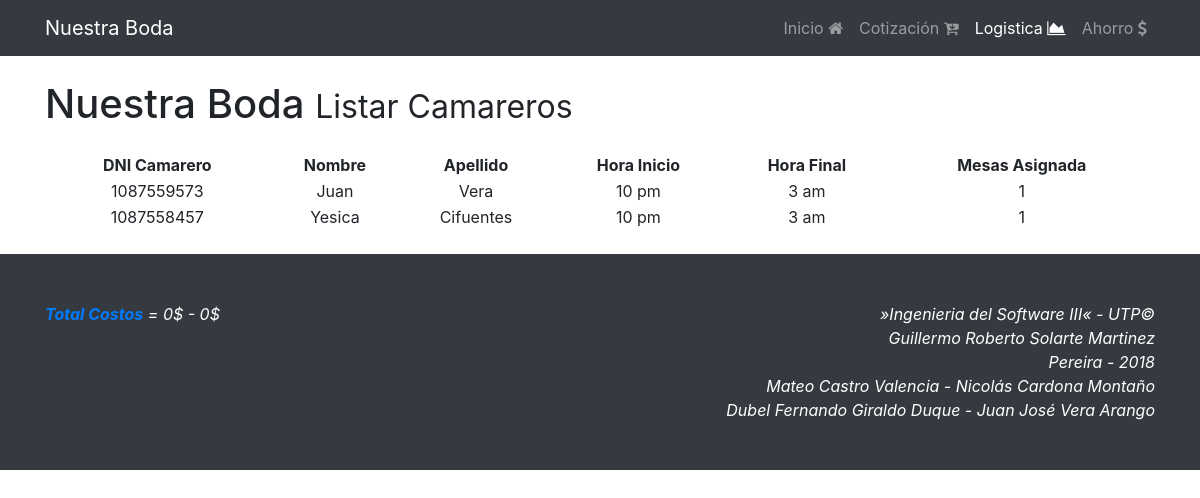
Before: /logistica/listar_camareros with the older database file.
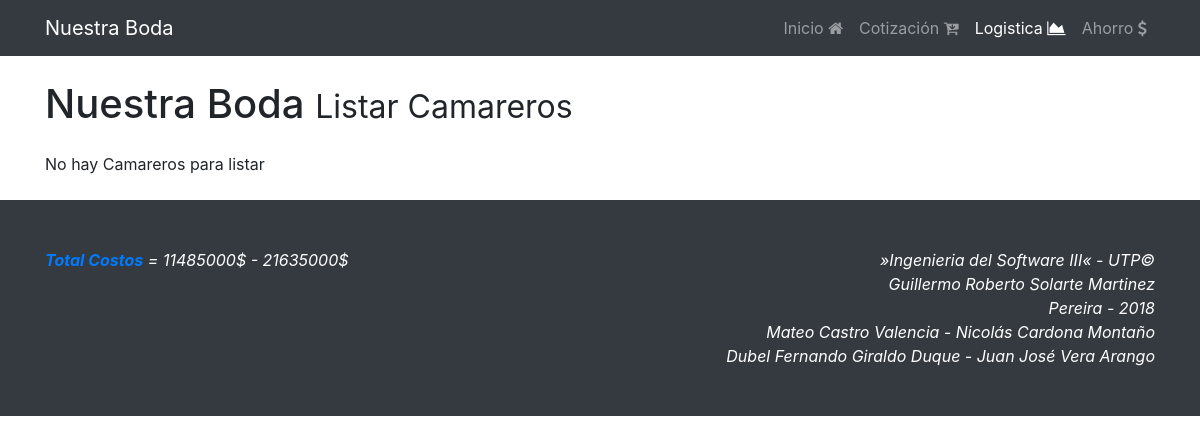
After: the same page with the newer database file.
### app/models.py (models this page shows, shortened)
class Camarero(models.Model):
	DNI = models.CharField(max_length=50, primary_key=True)
	nombre = models.CharField(max_length=50)
	apellido = models.CharField(max_length=50)
	inicio = models.CharField(max_length=50)
	final = models.CharField(max_length=50)
	mesa = models.ManyToManyField("Mesa")

### app/views.py (the view)
# urls.py: path('logistica/listar_camareros', views.listar_camareros, name='listar_camareros'),
def listar_camareros(request):
	bodas = Boda.objects.all()
	if bodas:
		boda = Boda.objects.all()[0]
		costos = "{}$ - {}$".format(boda.costo_bajo, boda.costo_alto)
	else:
		costos = "No hay registro de boda"
	lista = Camarero.objects.all()
	camareros = []
	for l in lista:
		camarero = {}
		camarero["DNI"] = l.DNI
		camarero["nombre"] = l.nombre
		camarero["apellido"] = l.apellido
		camarero["inicio"] = l.inicio
		camarero["final"] = l.final
		ms = Camarero.objects.values("mesa").filter(DNI = l.DNI)
		mesas = []
		for m in ms:
			mesas.append(str(m["mesa"]))
		camarero["mesa"] = '-'.join(mesas)
		camareros.append(camarero)
	mode = True
	if not len(camareros):
		msg = "No hay Camareros para listar"
		mode = False
	else:
		msg = ""
	context = {
		'costos' : costos,
		'camareros' : camareros,
		'mode' : mode,
		'msg' : msg
	}
	return render(request, 'listar_camareros.html', context)

### templates/listar_camareros.html (shortened to what this page needs)
{% extends "base.html" %}
{% load static %}
{% block active_log %}<li class="nav-item active">{% endblock %}
{% block jumbotrom %}Listar Camareros{% endblock %}
{% block container %}
{{msg}}
{% if mode %}
	<table style="width:100%" class="text-center">
  	<tr>
	    <th>DNI Camarero</th>
	    <th>Nombre</th>
	    <th>Apellido</th>
	    <th>Hora Inicio</th>
	    <th>Hora Final</th>
	    <th>Mesas Asignada</th>
  	</tr>
	{% for camarero in camareros %}
	<tr>
	    <td>{{camarero.DNI}}</td>
	    <td>{{camarero.nombre}} </td>
	    <td>{{camarero.apellido}}</td>
	    <td>{{camarero.inicio}}</td>
	    <td>{{camarero.final}}</td>
	    <td>{{camarero.mesa}}</td>
		</tr>
	{% endfor %}
	</table>
{% endif %}
{% endblock %}
{% block costos %}{{costos}}{% endblock %}

### templates/base.html (shortened to what this page needs)
{% load static %}
<!DOCTYPE html>
<html lang="es">
  <head>
    <link href="{% static 'vendor/bootstrap/css/bootstrap.min.css' %}" rel="stylesheet">
    <link href="{% static 'css/2-col-portfolio.css' %}" rel="stylesheet">
    <link href="{% static 'vendor/font-awesome/css/font-awesome.min.css' %}" rel="stylesheet" type="text/css">
  </head>
  <body>
    <nav class="navbar navbar-expand-lg navbar-dark bg-dark fixed-top">
      <div class="container">
        <a class="navbar-brand" href="{% url 'index'%}">Nuestra Boda</a>
        <div class="collapse navbar-collapse" id="navbarResponsive">
          <ul class="navbar-nav ml-auto">
            {% block active_inicio %}<li class="nav-item">{% endblock %}
              <a class="nav-link" href="{% url 'index'%}">
                Inicio
                <i class="fa fa-home"></i>
              </a>
            </li>
            {% block active_cot %}<li class="nav-item">{% endblock %}
              <a class="nav-link" href="{% url 'cotizacion'%}">
                Cotización
                <i class="fa fa-cart-arrow-down"></i>
              </a>
            </li>
            {% block active_log %}<li class="nav-item">{% endblock %}
              <a class="nav-link" href="{% url 'logistica'%}">
                Logistica
                <i class="fa fa fa-area-chart"></i>
              </a>
            </li>
            {% block active_aho %}<li class="nav-item">{% endblock %}
              <a class="nav-link" href="{% url 'ahorro'%}">
                Ahorro
                <i class="fa fa-dollar"></i>
              </a>
            </li>
          </ul>
        </div>
      </div>
    </nav>
    <div class="container">
      <h1 class="my-4">Nuestra Boda
        <small>{% block jumbotrom %}Inicio{% endblock %}</small>
      </h1>
      {% block container %}
      {% endblock %}
    </div>
    <br>
    <footer class="py-5 bg-dark ">
      <div class="container">
        <div class="row">
        <p class="m-0 text-left text-white font-italic col-lg-6">
        <label class="text-primary font-weight-bold">Total Costos</label> =
        {% block costos %}{% endblock %}
        </p>
        <p class="m-0 text-right text-white font-italic col-lg-6">
        &raquo;Ingenieria del Software III&laquo; - UTP&copy;<br>
        Guillermo Roberto Solarte Martinez<br>
        Pereira - 2018<br>
        Mateo Castro Valencia - Nicolás Cardona Montaño<br>
        Dubel Fernando Giraldo Duque - Juan José Vera Arango
        </p>
        </div>
      </div>
    </footer>
  </body>
</html>

### static/css/2-col-portfolio.css (style rules this page uses)
body { padding-top: 54px; }
@media (min-width: 992px) { body { padding-top: 56px; } }

Changed rows visible on the page:
removed Camarero: DNI "1087559573", nombre "Juan", apellido "Vera", inicio "10 pm", final "3 am"
removed Camarero: DNI "1087558457", nombre "Yesica", apellido "Cifuentes", inicio "10 pm", final "3 am"
Other visible differences:
{{ msg }}: (not shown) → "No hay Camareros para listar"
{{ costos }}: "0$ - 0$" → "11485000$ - 21635000$"
text no longer shown: "DNI Camarero Nombre Apellido Hora Inicio Hora Final Mesas Asignada"
list line gone: "1"
